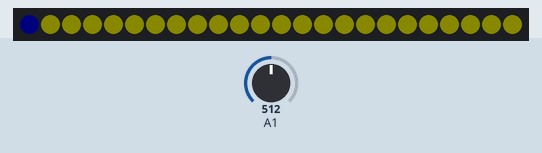
Simulated run of this sketch. Board: Arduino Uno, built with avr-gcc and run on an emulated ATmega328P. Shown: 24 RGB LEDs in strip order, left to right. The inputs (shaded band) are chosen by the test bench; at power-on: A1 = 512. Dim RGB values are drawn brighter than linear.

Above: at 1.2 s.
1.3 s: A1 set to 1002
At 1.6 s:
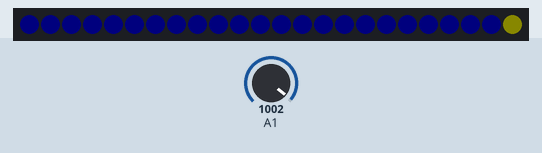
2.8 s: A1 set to 1022
4.3 s: A1 set to 511
At 4.9 s:
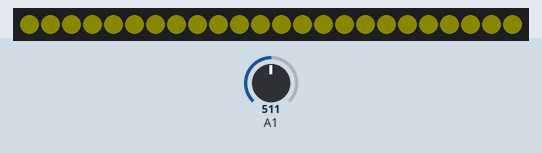
5.8 s: A1 set to 528
7.3 s: A1 set to 1023
At 8.5 s:
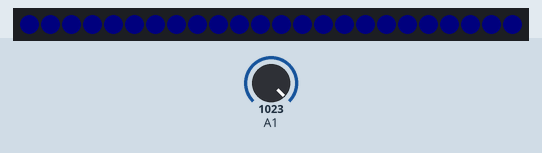
Timing chart, 0 to 9.8 s (numbered marks = the images above; inputs shaded):
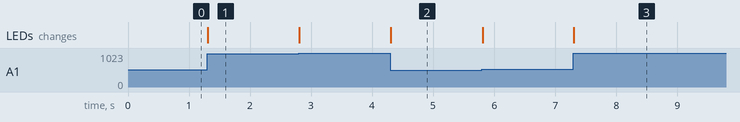

The sketch:

Poti_NeoPixel_Arthur.ino
```cpp
#include <Adafruit_NeoPixel.h>

Adafruit_NeoPixel pixels;
float faktor;
uint32_t onColor = pixels.Color(9, 9, 0);
uint32_t offColor = pixels.Color(0, 0, 4);

void setup() {
  pixels = Adafruit_NeoPixel(24, 6, NEO_GRB + NEO_KHZ800);
  faktor = (47.0 / 1023.0);
  // initialize serial communication at 9600 bits per second:
  Serial.begin(9600);
  pixels.begin(); // This initializes the NeoPixel library.
}

// the loop routine runs over and over again forever:
void loop() {
  // read the input on analog pin 0:
  int sensorValueSilber = analogRead(A1);

  show((int)((faktor * sensorValueSilber) + 0.5));
  // print out the value you read:
  delay(10);        // delay in between reads for stability
}

void show(int index) {
  for (int i = 0; i < 24; i++) {
    pixels.setPixelColor(i, (i <= index) ? onColor : offColor);
  }
  if (index >= 24){
  for (int i=24; i < 48; i++) {
    pixels.setPixelColor(i-24, (i <= index) ? offColor : onColor);
  }
  }
  pixels.show();
}
```

Measured:
- after the input at 1.3 s, the LEDs: change at once (image 1)
- after the input at 4.3 s, the LEDs: change at once (image 2)
- after the input at 7.3 s, the LEDs: change at once (image 3)
